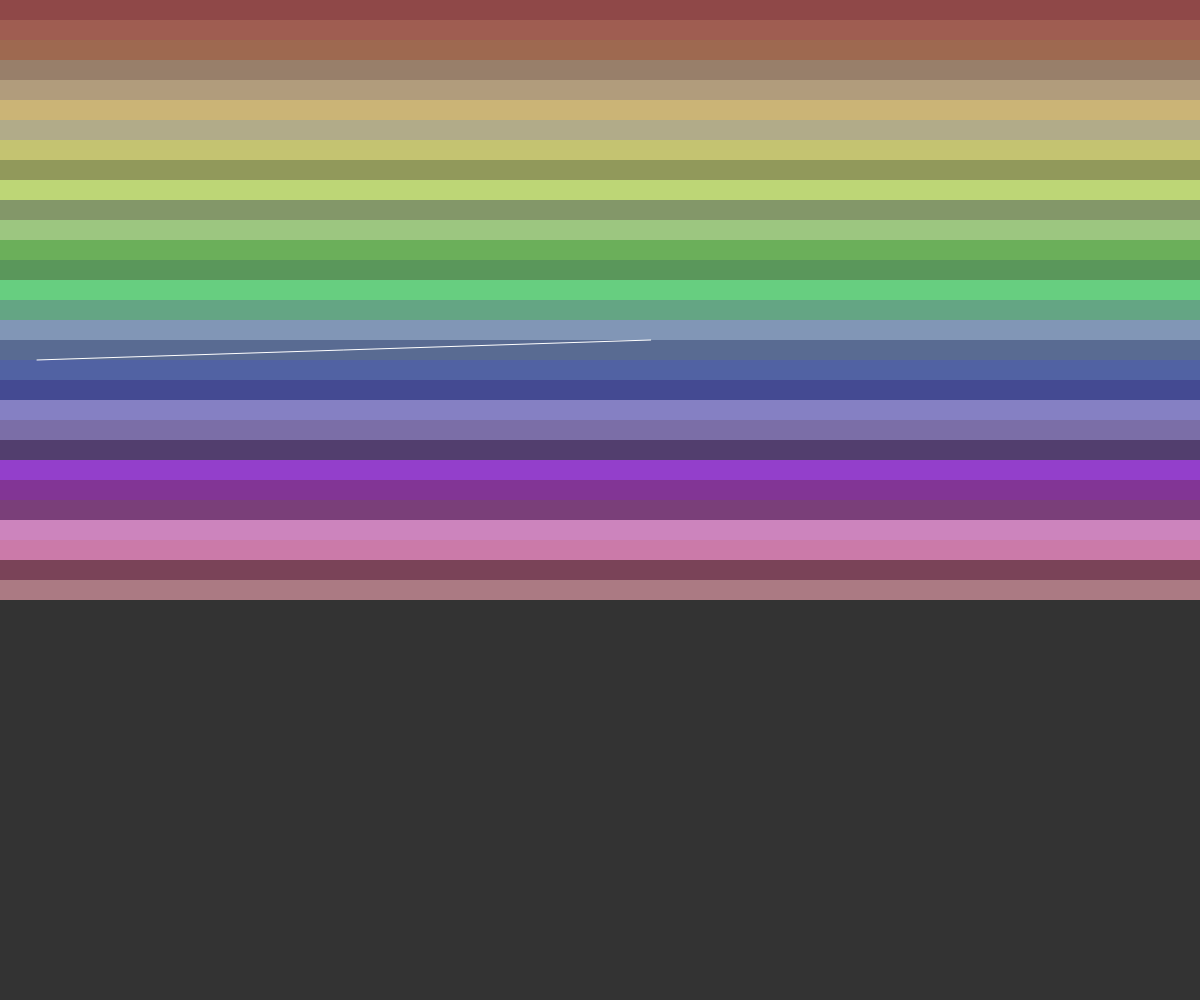
Frame 1 (no input)
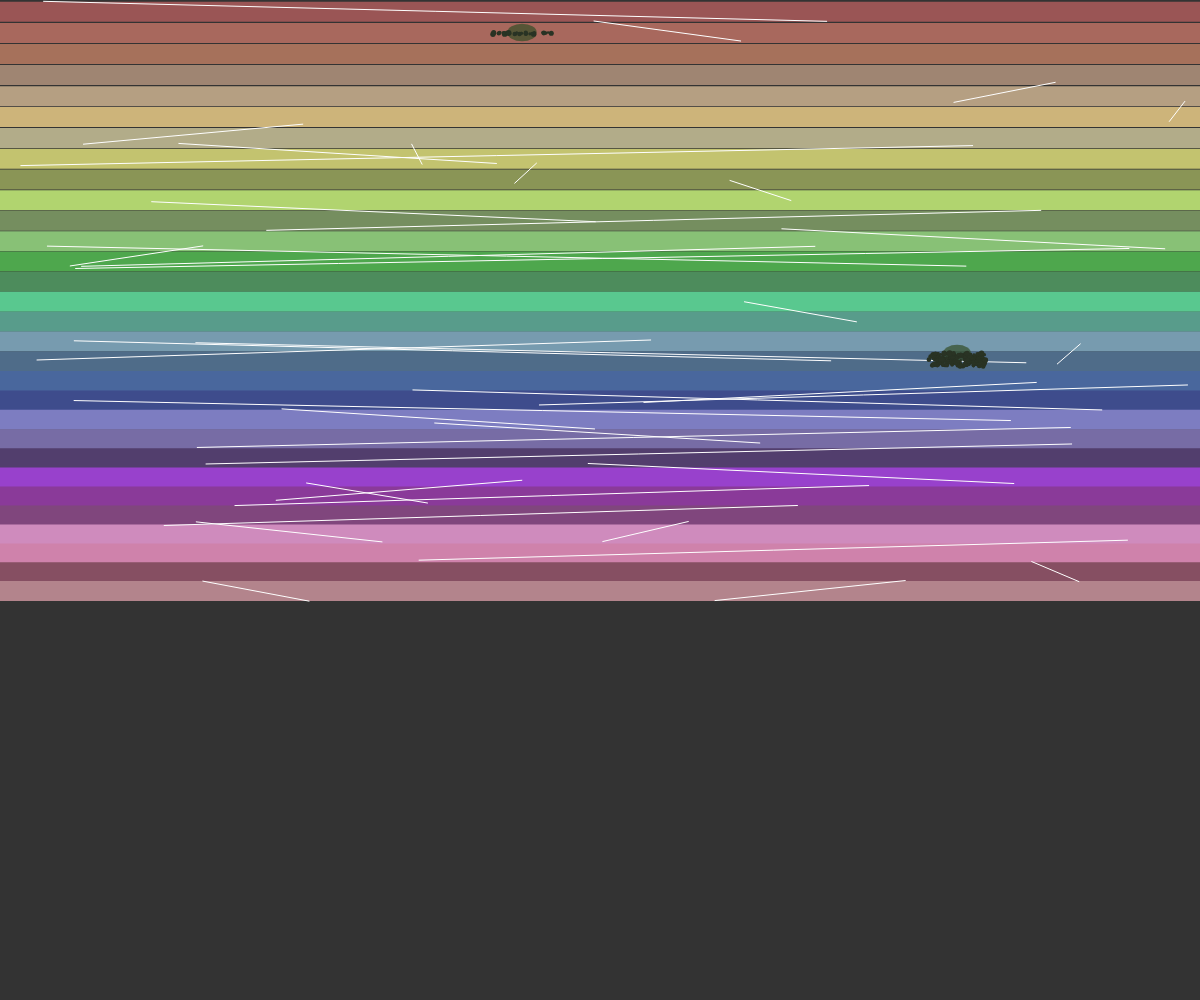
Frame 60 (no input)
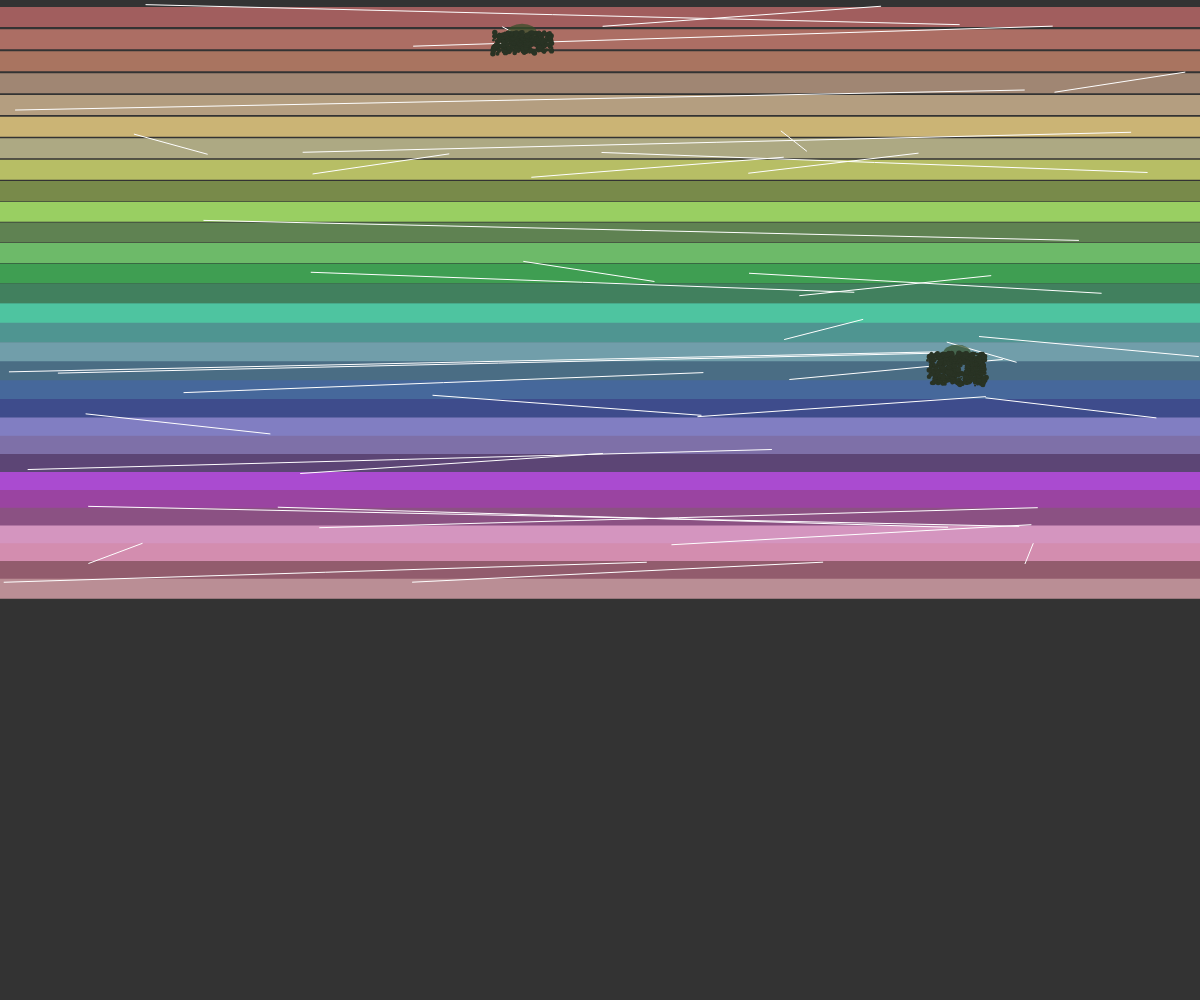
Frame 120 (the mouse pressed at the canvas centre since frame 60)

The p5.js sketch that drew these frames (run headless with seeded random() and noise() and a simulated clock; from frame 60 on, the mouse is pressed at the canvas centre):

// p5.js sketch
// ── sketch.js
let layers = [];
let layerHeight = 20;
let numLayers = 30;
let stressLines = [];
let faults = [];
let crumbledMaterial = [];
let time = 0;

function setup() {
  createCanvas(windowWidth, windowHeight);
  frameRate(30);
  colorMode(HSB, 360, 100, 100, 1);
  
  // Create rock layers with varying colors and textures
  for (let i = 0; i < numLayers; i++) {
    let hue = map(i, 0, numLayers, 0, 360);
    let saturation = random(30, 70);
    let brightness = random(40, 80);
    
    layers.push({
      y: i * layerHeight,
      height: layerHeight,
      color: color(hue, saturation, brightness),
      stress: 0,
      strain: 0,
      faulted: false
    });
  }
  
  noStroke();
}

function draw() {
  background(20);
  
  time += 0.01;
  
  // Apply continuous tectonic forces
  for (let i = 0; i < layers.length; i++) {
    let layer = layers[i];
    
    // Simulate internal stress from tectonic forces
    layer.stress = sin(time + i * 0.2) * 0.5 + 0.5;
    
    // Apply strain that increases with stress
    layer.strain = layer.stress * 0.3;
    
    // Occasionally create faults
    if (random() < 0.001 && !layer.faulted) {
      layer.faulted = true;
      faults.push({
        x: random(width),
        y: layer.y + layer.height / 2,
        size: random(20, 50),
        age: 0
      });
    }
    
    // Visualize stress as color variation
    let stressColor = lerpColor(color(layer.color), color(0, 0, 100), layer.stress * 0.3);
    
    fill(stressColor);
    rect(0, layer.y, width, layer.height);
    
    // Draw stress lines
    if (random() < 0.02) {
      stressLines.push({
        x1: random(width),
        y1: layer.y,
        x2: random(width),
        y2: layer.y + layer.height,
        age: 0
      });
    }
  }
  
  // Update and draw stress lines
  for (let i = 0; i < stressLines.length; i++) {
    let stressLine = stressLines[i];
    stroke(255, 30);
    strokeWeight(1);
    line(stressLine.x1, stressLine.y1, stressLine.x2, stressLine.y2);
    stressLine.age++;
    
    if (stressLine.age > 60) {
      stressLines.splice(i, 1);
      i--;
    }
  }
  
  // Update and draw faults
  for (let i = 0; i < faults.length; i++) {
    let fault = faults[i];
    fill(100, 50, 30, 0.7);
    noStroke();
    ellipse(fault.x, fault.y, fault.size, fault.size * 0.6);
    
    // Add crumbled material around the fault
    for (let j = 0; j < 5; j++) {
      crumbledMaterial.push({
        x: fault.x + random(-fault.size, fault.size),
        y: fault.y,
        size: random(2, 6),
        age: 0,
        color: color(100, 30, 20)
      });
    }
    
    fault.age++;
    
    if (fault.age > 120) {
      faults.splice(i, 1);
      i--;
    }
  }
  
  // Update and draw crumbled material
  for (let i = 0; i < crumbledMaterial.length; i++) {
    let piece = crumbledMaterial[i];
    fill(piece.color);
    ellipse(piece.x, piece.y, piece.size, piece.size);
    
    piece.age++;
    piece.y += random(0.1, 0.5);
    piece.x += random(-0.2, 0.2);
    
    if (piece.age > 300) {
      crumbledMaterial.splice(i, 1);
      i--;
    }
  }
  
  // Add subtle movement to the whole structure
  for (let i = 0; i < layers.length; i++) {
    layers[i].y += sin(time * 0.5 + i * 0.1) * 0.2;
  }
}

function windowResized() {
  resizeCanvas(windowWidth, windowHeight);
}
